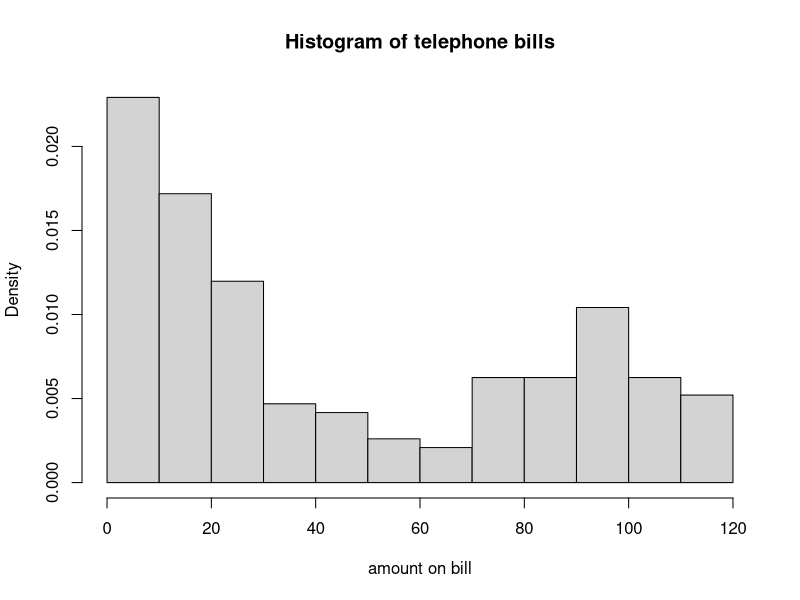
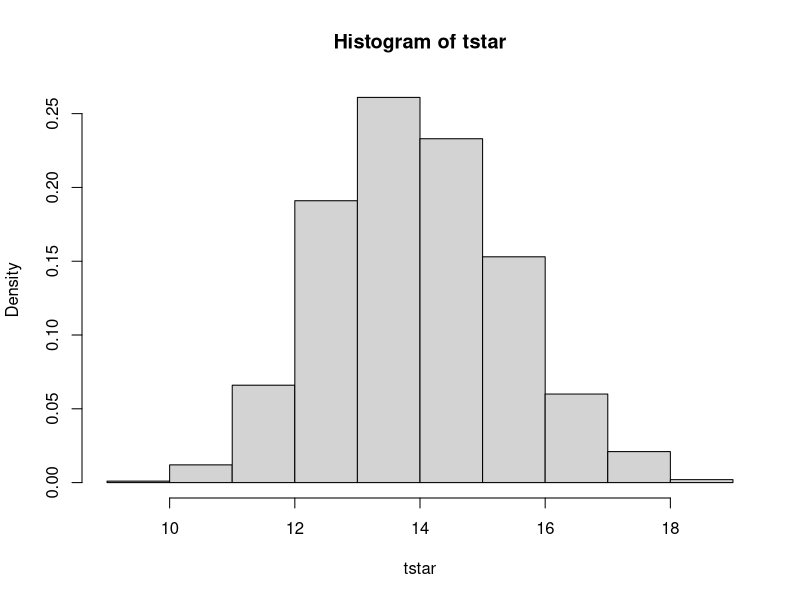
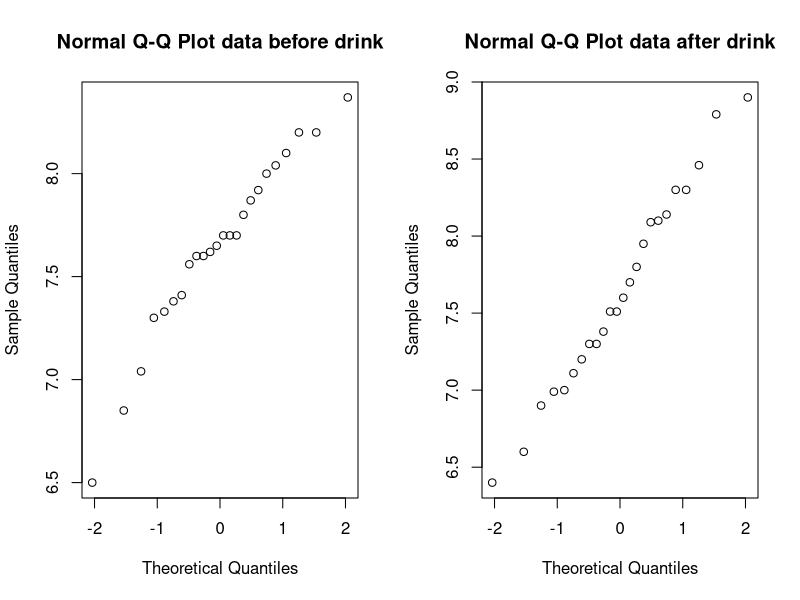
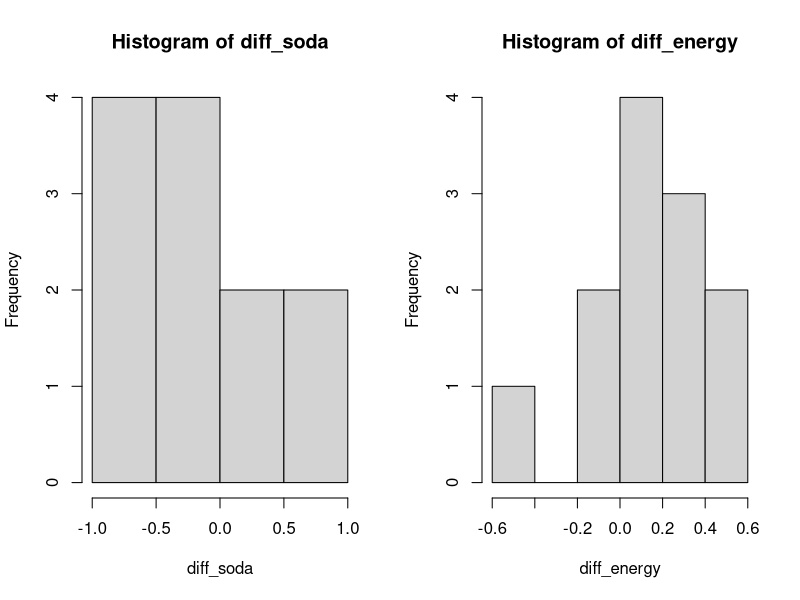
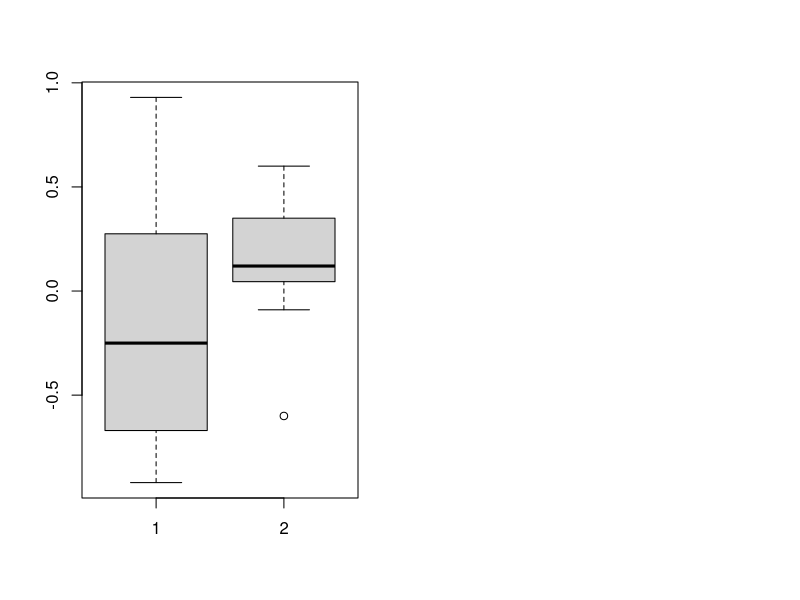

Recreate these plots in R, in order.
# ASSIGNMENT 1 EXERCISE 3 #

# A

data = read.table(file = "telephone.txt", header=TRUE)
nonzero = apply(data, 1, function(row) all(row > 0))
clean_data = data[nonzero, ]
hist(clean_data,prob=T, main="Histogram of telephone bills", xlab="amount on bill")

# B

# Test statistic is the median of the data
t = median(clean_data)
B = 1000
tstar = numeric(B)
n = length(clean_data)
l = 0.05 # lambda

for (i in 1:B) {
  xstar = rexp(n, l)  
  tstar[i] = median(xstar)
}
hist(tstar, prob=T)

# Calculate the p-value
pl=sum(tstar<t)/B
pr=sum(tstar>t)/B
p=2*min(pl,pr)

#C

B = 1000
tstar = numeric(B)

for (i in 1:B){
  xstar = sample(clean_data, replace=TRUE)
  tstar[i] = median(xstar)
}

tstar25 = quantile(tstar,0.025)
tstar975 = quantile(tstar,0.975)
sum(tstar<tstar25)
c(2*t-tstar975,2*t-tstar25)

# D

# Assume this sample originate from an exponential distribution for an unknown lambda
# Use Central Limit Theorem for sample mean
# Estimate lambda
# Construct 95% confidence interval for the population media
# Comment on findings 


# ----------------------------------------------------------------------


# ASSIGNMENT 1 EXERCISE 4 #

# A

data = read.table(file = "run.txt", header=TRUE)

# Check for normality
par(mfrow=c(1,2))
qqnorm(data$before, main = "Normal Q-Q Plot data before drink")
qqnorm(data$after, main = "Normal Q-Q Plot data after drink")

# Pearson's correlation test
cor.test(data$before,data$after)

# B

# H0 : soda_before - soda_after = 0
soda = subset(data, drink=='lemo', select=c(before, after))
t.test(soda$before, soda$after, paired=TRUE)

# H0 energy_before - energy_after = 0
energy = subset(data, drink=='energy', select=c(before, after))
t.test(energy$before, energy$after, paired=TRUE)

# C 

n = nrow(soda)
diff_soda = numeric(n)
for (i in 1:n) {
  diff_soda[i] = soda$before[i] - soda$after[i]
}

m = nrow(energy)
diff_energy = numeric(m)
for (i in 1:m) {
  diff_energy[i] = energy$before[i] - energy$after[i]
}

# H0 : mean_diff_soda = mean_diff_energy

hist(diff_soda)
hist(diff_energy)
boxplot(diff_soda,diff_energy)

t.test(diff_soda,diff_energy)

# D
